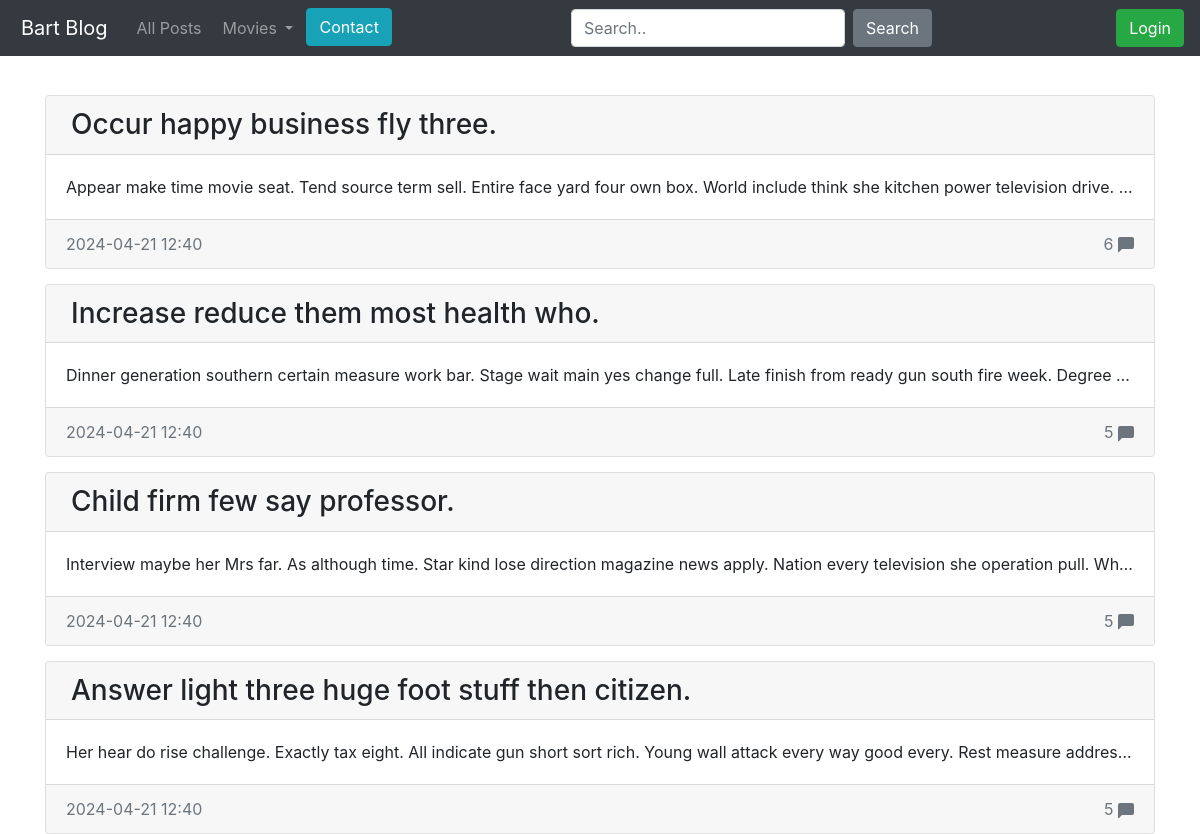
Before: / with the older database file.
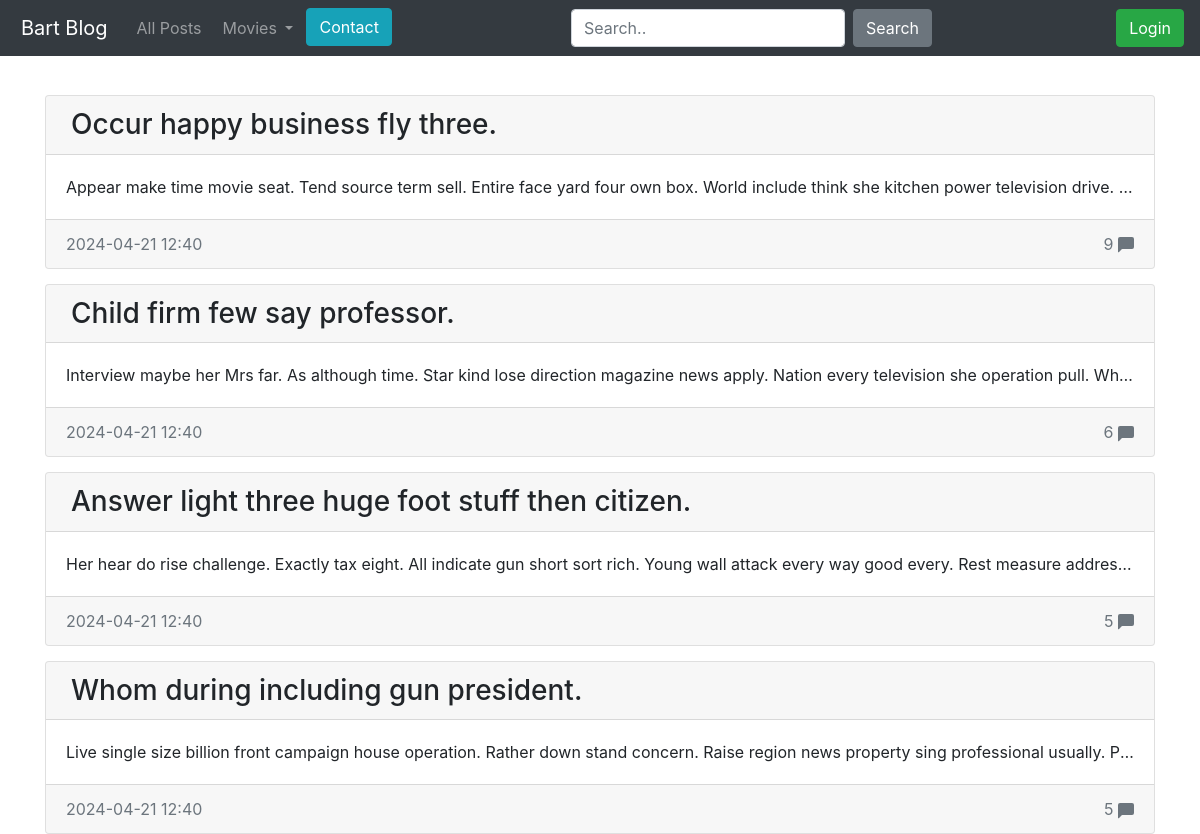
After: the same page with the newer database file.
### blog/models.py (models this page shows)
class Entry(db.Model):
    id = db.Column(db.Integer, primary_key=True)
    title = db.Column(db.String(80), nullable=False)
    body = db.Column(db.Text, nullable=False)
    pub_date = db.Column(db.DateTime, nullable=False,
                         default=datetime.datetime.utcnow)
    is_published = db.Column(db.Boolean, default=False)
    comments = db.relationship('Comment', backref='entry', lazy=True)

### blog/routes.py (the view)
@app.route('/')
def index():
    return posts(limit=4)

### blog/routes.py (called while the page is built)
def get_list_types():
    return LIST_TYPES

@app.context_processor
def inject_list_types():
    return dict(list_types=get_list_types())

@app.context_processor
def utility_processor():
    def tmdb_image_url(path,size):
        return tmdb_client.get_poster_url(path,size)
    return {'tmdb_image_url': tmdb_image_url}

def posts(limit=None):
    if limit is None:
        all_posts = Entry.query.filter_by(is_published=True).order_by(Entry.pub_date.desc()).all()
    else:
        all_posts = Entry.query.filter_by(is_published=True).order_by(Entry.pub_date.desc()).limit(limit).all()
    comments_count = {entry.id: len(entry.comments) for entry in all_posts}
    return render_template('homepage.html', all_posts=all_posts, comments_count=comments_count)

### blog/templates/homepage.html (shortened to what this page needs)
{% extends 'base.html' %}
{% block content %}
    {% for post in all_posts %}
        <div class="card" >
            <h3 class="card-header">
                <a href="{{url_for('entry_details', post_id=post.id)}}" style="color: inherit; text-decoration: inherit;">
                {{post.title}}
                </a>
            </h3>
            <div class="card-body">
                <p class="card-text">
                    {{post.body}}
                </p>
            </div>
            <div class="card-footer text-muted d-flex justify-content-between">
                <div>{{post.pub_date.strftime('%Y-%m-%d %H:%M')}}</div>
                <div class="float-right">
                    {{comments_count[post.id]}}
                    <svg xmlns="http://www.w3.org/2000/svg" width="16" height="16" fill="currentColor" class="bi bi-chat-left-fill" viewBox="0 0 16 16">
                        <path d="M2 0a2 2 0 0 0-2 2v12.793a.5.5 0 0 0 .854.353l2.853-2.853A1 1 0 0 1 4.414 12H14a2 2 0 0 0 2-2V2a2 2 0 0 0-2-2z"/>
                    </svg>
                </div>
            </div>
        </div>
    {% endfor %}
{% endblock content%}

### blog/templates/base.html (shortened to what this page needs)
<!doctype html>
<html lang="en">
<head>
 <link rel="stylesheet" href="https://stackpath.bootstrapcdn.com/bootstrap/4.5.0/css/bootstrap.min.css"
>
</head>
<body>
  <body>
    <nav class="navbar navbar-expand-md navbar-dark bg-dark fixed-top">
      <a class="navbar-brand" href="{{ url_for('index') }}">Bart Blog</a>
      <div class="collapse navbar-collapse" id="navbarsExampleDefault">
          <ul class="navbar-nav mr-auto">
              <li class="nav-item">
                  <a class="nav-link" href="{{ url_for('post_all') }}">All Posts</a>
              </li>
              <li class="nav-item dropdown">
                <a class="nav-link dropdown-toggle" href="#" id="navbarDropdown" role="button" data-toggle="dropdown" aria-haspopup="true" aria-expanded="false">
                  Movies
                </a>
              </li>
              <li class="nav-item">
                <a class="btn btn-info " href="{{url_for('contact')}}" role="button">Contact</a>
              </li>
          </ul>
          <form class="form-inline my-2 my-lg-0">
              <input class="form-control mr-sm-2" type="text" placeholder="Search.." aria-label="Szukaj">
              <button class="btn btn-secondary my-2 my-sm-0" type="submit">Search</button>
          </form>
          <ul class="navbar-nav ml-auto">
              <li class="nav-item">
                {% if session.logged_in %}
                  <form class="form-inline my-2 my-lg-0" action="{{ url_for('logout') }}" method="POST">
                    <button class="btn btn-danger my-2 my-sm-0" type="submit">Log Out</button>
                  </form>
                {% else %}
                  <a class="btn btn-success my-2 my-lg-0 " href="{{ url_for('login') }}">Login</a>
                {% endif %}
              </li>
          </ul>
      </div>
    </nav>
 <main role="main" class="container">
   {% block content %}
   {% endblock %}
 </main>
</html>

### blog/templates/homepage.html (style rules this page uses)
body { padding-top: 5rem; }
.card { margin-top: 15px; }
.card-text { overflow: hidden; text-overflow: ellipsis; white-space: nowrap; }
a { margin-left: 5px; }

Changed rows visible on the page:
removed Entry: title "Increase reduce them most health who.", body "Dinner generation southern certain measure work bar. Stage wait main yes change full. Late finish from ready gun south fire week. Degree…", pub_date "2024-04-21 12:40", id "5"
changed Entry "Occur happy business fly three.": comments_count "6" → "9"
computed for Entry "Child firm few say professor.": id "5" → "6"
now on this page (row unchanged): Entry: title "Whom during including gun president.", body "Live single size billion front campaign house operation. Rather down stand concern. Raise region news property sing professional usually. P…", pub_date "2024-04-21 12:40", comments_count "5"
